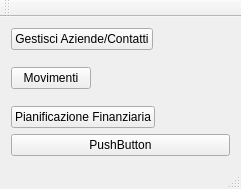
<?xml version="1.0" encoding="UTF-8"?>
<ui version="4.0">
 <class>MainWindow</class>
 <widget class="QMainWindow" name="MainWindow">
  <property name="geometry">
   <rect>
    <x>0</x>
    <y>0</y>
    <width>241</width>
    <height>189</height>
   </rect>
  </property>
  <property name="windowTitle">
   <string>Scadenziario</string>
  </property>
  <widget class="QWidget" name="centralWidget">
   <layout class="QVBoxLayout" name="verticalLayout">
    <item>
     <layout class="QHBoxLayout" name="horizontalLayout_3">
      <item>
       <widget class="QPushButton" name="pushButton">
        <property name="text">
         <string>Gestisci Aziende/Contatti</string>
        </property>
       </widget>
      </item>
      <item>
       <spacer name="horizontalSpacer">
        <property name="orientation">
         <enum>Qt::Horizontal</enum>
        </property>
        <property name="sizeHint" stdset="0">
         <size>
          <width>40</width>
          <height>20</height>
         </size>
        </property>
       </spacer>
      </item>
     </layout>
    </item>
    <item>
     <spacer name="verticalSpacer">
      <property name="orientation">
       <enum>Qt::Vertical</enum>
      </property>
      <property name="sizeHint" stdset="0">
       <size>
        <width>20</width>
        <height>0</height>
       </size>
      </property>
     </spacer>
    </item>
    <item>
     <layout class="QHBoxLayout" name="horizontalLayout_2">
      <item>
       <widget class="QPushButton" name="pushButton_2">
        <property name="text">
         <string>Movimenti</string>
        </property>
       </widget>
      </item>
      <item>
       <spacer name="horizontalSpacer_2">
        <property name="orientation">
         <enum>Qt::Horizontal</enum>
        </property>
        <property name="sizeHint" stdset="0">
         <size>
          <width>40</width>
          <height>20</height>
         </size>
        </property>
       </spacer>
      </item>
     </layout>
    </item>
    <item>
     <spacer name="verticalSpacer_2">
      <property name="orientation">
       <enum>Qt::Vertical</enum>
      </property>
      <property name="sizeHint" stdset="0">
       <size>
        <width>20</width>
        <height>0</height>
       </size>
      </property>
     </spacer>
    </item>
    <item>
     <layout class="QHBoxLayout" name="horizontalLayout">
      <item>
       <widget class="QPushButton" name="pushButton_3">
        <property name="text">
         <string>Pianificazione Finanziaria</string>
        </property>
       </widget>
      </item>
      <item>
       <spacer name="horizontalSpacer_3">
        <property name="orientation">
         <enum>Qt::Horizontal</enum>
        </property>
        <property name="sizeHint" stdset="0">
         <size>
          <width>40</width>
          <height>20</height>
         </size>
        </property>
       </spacer>
      </item>
     </layout>
    </item>
    <item>
     <widget class="QPushButton" name="pushButton_4">
      <property name="text">
       <string>PushButton</string>
      </property>
     </widget>
    </item>
   </layout>
  </widget>
  <widget class="QMenuBar" name="menuBar">
   <property name="geometry">
    <rect>
     <x>0</x>
     <y>0</y>
     <width>241</width>
     <height>25</height>
    </rect>
   </property>
  </widget>
  <widget class="QToolBar" name="mainToolBar">
   <attribute name="toolBarArea">
    <enum>TopToolBarArea</enum>
   </attribute>
   <attribute name="toolBarBreak">
    <bool>false</bool>
   </attribute>
  </widget>
  <widget class="QStatusBar" name="statusBar"/>
 </widget>
 <layoutdefault spacing="6" margin="11"/>
 <resources/>
 <connections/>
</ui>
